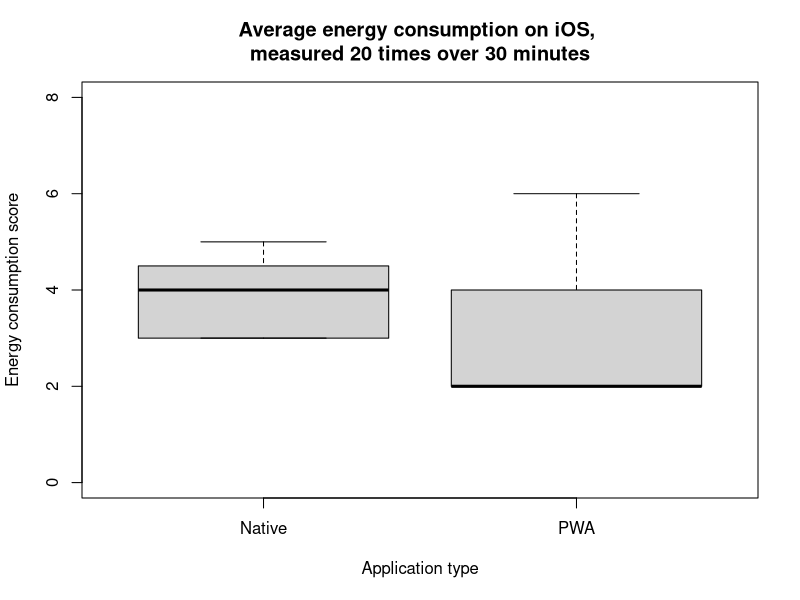

R code for this plot:
CONFIDENCE = 0.05;

# values are given by a score between 0 and 20 and measured for 30 minutes
ios_native_values = c(5,4,5,5,3,3,4,4,4,3,
                      4,4,4,3,3,4,3,5,4,5);
ios_pwa_values =    c(5,3,3,2,6,2,5,4,2,2,
                      2,2,2,4,2,2,2,5,2,3);

# For p > 0.05 accept H0 that means are equal
ttest = t.test(ios_native_values, ios_pwa_values);
wtest = wilcox.test(ios_native_values, ios_pwa_values, exact = FALSE);

normality_native = shapiro.test(ios_native_values);
normality_pwa = shapiro.test(ios_pwa_values);

boxplot(ios_native_values, ios_pwa_values,
        names=c("Native", "PWA"), 
        main="Average energy consumption on iOS, \nmeasured 20 times over 30 minutes",
        xlab="Application type", ylab="Energy consumption score", ylim=c(0,8))

if(normality_native$p.value > CONFIDENCE && normality_pwa$p.value > CONFIDENCE){
  print("The data is normally distributed")
}else{
  print(sprintf("The data is not normally distributed: native p=%f, pwa p=%f", normality_native$p.value, normality_pwa$p.value))
}

if(ttest$p.value > CONFIDENCE){
  print("t-test: Energy consumption for PWA and Native is similar")
}else{
  print(sprintf("t-test: Energy consumption for PWA and Native differs, p=%f", ttest$p.value))
}

if(wtest$p.value > CONFIDENCE){
  print("Wilcox: Energy consumption for PWA and Native is similar")
}else{
  print(sprintf("Wilcox: Energy consumption for PWA and Native differs, p=%f", wtest$p.value))
}

# qqnorm(ios_native_values, main="Q-Q Plot Energy Consumption \nNative iOS Implementation")
# qqline(ios_native_values, col='red')

# qqnorm(ios_pwa_values, main="Q-Q Plot Energy Consumption \nPWA iOS Implementation")
# qqline(ios_pwa_values, col='red')
